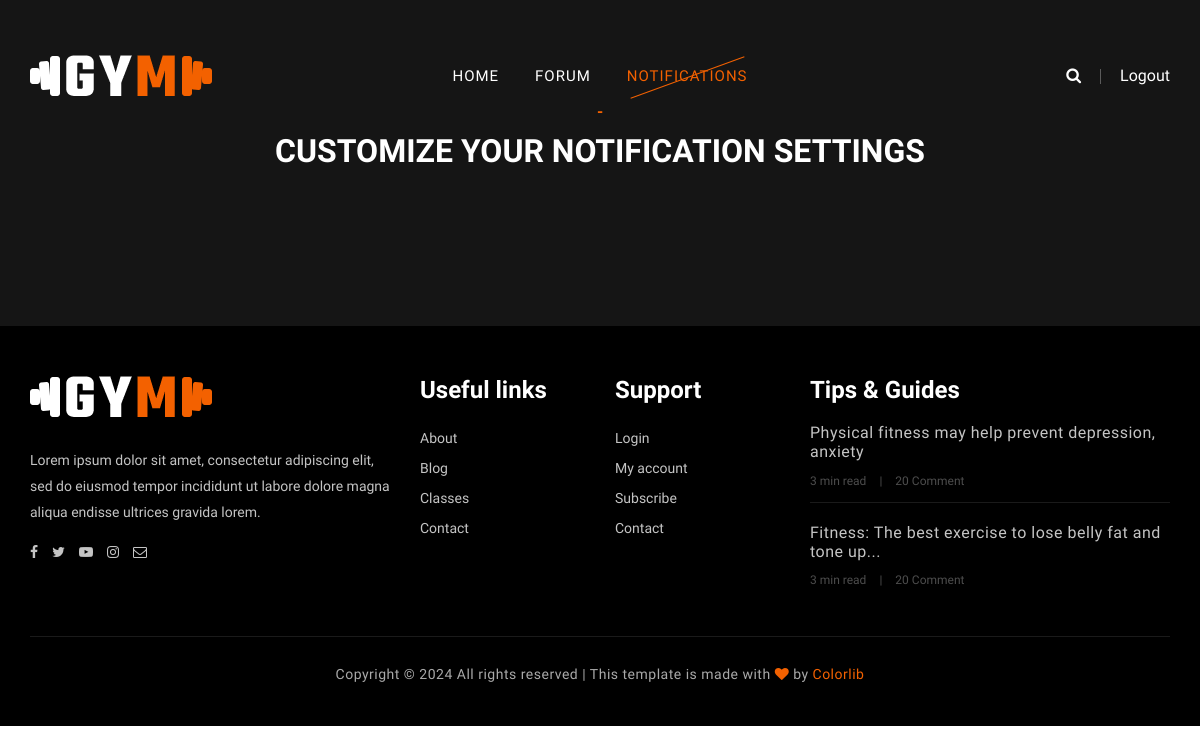
The page /notifications/user-notifications/ (signed in) on the database as committed earlier.
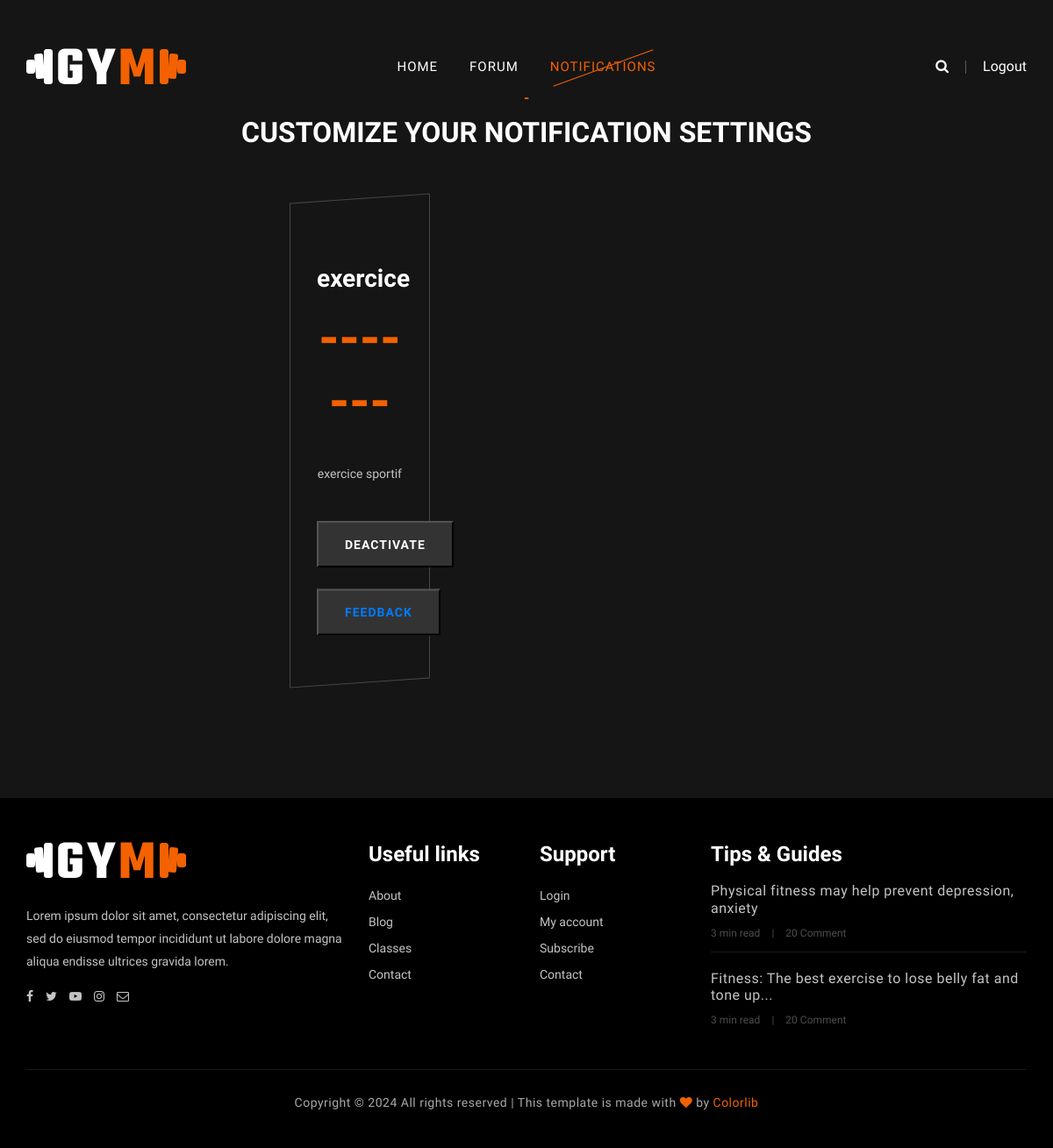
The same page on the database as committed later.
### Notification/models.py (models this page shows, shortened)
class UserNotification(models.Model):
    user = models.ForeignKey(User, on_delete=models.CASCADE)
    notification = models.ForeignKey(Notification, on_delete=models.CASCADE)
    is_active = models.BooleanField(default=True)
    class Meta:
        unique_together = ('user', 'notification')

class Notification(models.Model):
    title = models.CharField(max_length=255)
    message = models.TextField()

### Notification/views.py (the view)
# urls.py: path('user-notifications/', views.user_notifications, name='user_notifications'),
def user_notifications(request):
    user_notifications = UserNotification.objects.filter(user=request.user)
    return render(request, 'user_notifications.html', {'user_notifications': user_notifications})

### Templates/user_notifications.html (shortened to what this page needs)
{% include "header.html" %}
<section class="pricing-section spad">
    <div class="container">
        <div class="row">
            <div class="col-lg-12">
                <div class="section-title">
                    <span>-</span>
                    <h2>Customize your notification settings</h2>
                </div>
            </div>
        </div>
        <div class="row justify-content-center">
            <div class="row">
    {% for user_notification in user_notifications %}
    <div class="col-lg-4 col-md-8">
        <div class="ps-item">
            <h3>             {{ user_notification.notification.title }}</h3>
            <div class="pi-price">
                <h2>-------</h2>
            </div>
            <ul>
                <li>{{ user_notification.notification.message }}</li>
            </ul>
            <form method="POST" action="{% url 'toggle_notification' user_notification.notification.id %}" style="display:inline;">
                <button type="submit" class="primary-btn pricing-btn">
                    {% if user_notification.is_active %}
                        Deactivate
                    {% else %}
                        Activate
                    {% endif %}
                </button>
                <br>
                <button  class="primary-btn pricing-btn">
                    <a href="{% url 'feedbacklist' user_notification.notification.id %}">FeedBack</a>
                </button>
            </form>
        </div>
    </div>
    {% endfor %}
</div>
        </div>
    </div>
</section>
{% include "footer.html" %}

Rows that differ between the two databases and show on the page:
added UserNotification: notification "exercice", notification.message "exercice sportif", is_active "DEACTIVATE"
